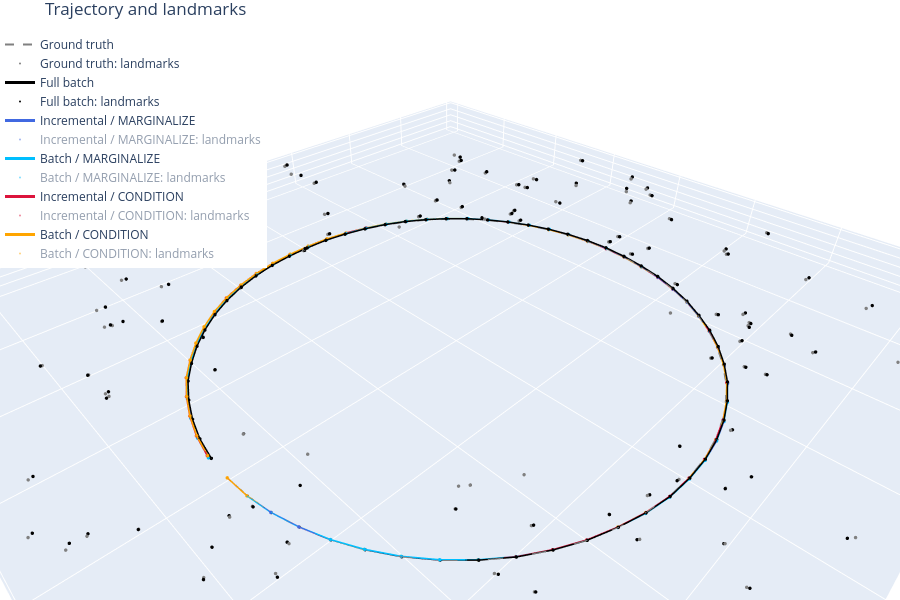

Notebook code for this chart:
### Markdown cell above
## 4. Trajectory and landmarks

The ground truth, the full batch solution, and the trajectory of each smoother and mode, in which every pose keeps its last estimate before it left the window. Smart factors have no landmark variables: a full batch landmark is the point its smart factor triangulates at the solution, and a fixed-lag landmark is the last point its smart factor triangulated while in the smoother. The printed counts name the landmarks without an estimate, those seen fewer than twice. A fixed-lag estimate comes from fewer measurements, or from poses fixed at older estimates, than the full batch one, so its median error to the truth is about twice as large. Hover over a point to see its landmark, and click a legend entry to show or hide a trace.

### Code cell
counts = np.bincount([j for frame in sim.measurements for j in frame], minlength=sim.num_landmarks)
print(f"{sim.num_landmarks} landmarks, {np.sum(counts >= 2)} of them seen at least twice; "
      f"never seen: {np.flatnonzero(counts == 0).tolist()}, seen once: {np.flatnonzero(counts == 1).tolist()}")
batch = sim.full_batch(sim.num_frames - 1)
triangulations = {j: factor.point(batch) for j, factor in sim.smart_factors(sim.num_frames - 1).items()}
estimates = {"Full batch": ("black", batch, {j: point.get() for j, point in triangulations.items() if point.valid()})}
for (name, s), color in zip(summaries.items(), ["royalblue", "deepskyblue", "crimson", "orange"]):
    estimates[name] = (color, s["trajectory"], s["landmarks"])

truth = np.array([pose.translation() for pose in sim.truth])
true_landmarks = np.array(sim.landmarks)
fig = go.Figure([
    go.Scatter3d(x=truth[:, 0], y=truth[:, 1], z=truth[:, 2], mode="lines", name="Ground truth",
                 line=dict(color="gray", width=2, dash="dash")),
    go.Scatter3d(x=true_landmarks[:, 0], y=true_landmarks[:, 1], z=true_landmarks[:, 2], mode="markers",
                 name="Ground truth: landmarks", text=[f"landmark {j}" for j in range(sim.num_landmarks)],
                 marker=dict(size=2, color="gray"))])
for name, (color, values, points) in estimates.items():
    ids = sorted(points)
    xyz = np.array([points[j] for j in ids])
    errors = np.linalg.norm(xyz - true_landmarks[ids], axis=1)
    print(f"{name}: {len(ids)} of {sim.num_landmarks} landmarks plotted, no estimate for "
          f"{sorted(set(range(sim.num_landmarks)) - set(ids))}; error to the truth: median {np.median(errors):.2f} m, "
          f"max {errors.max():.2f} m")
    poses = np.array([values.atPose3(X(i)).translation() for i in range(sim.num_frames)])
    fig.add_trace(go.Scatter3d(x=poses[:, 0], y=poses[:, 1], z=poses[:, 2], mode="lines+markers",
                               name=name, line=dict(color=color, width=3), marker=dict(size=2, color=color)))
    fig.add_trace(go.Scatter3d(x=xyz[:, 0], y=xyz[:, 1], z=xyz[:, 2], mode="markers",
                               name=f"{name}: landmarks", text=[f"landmark {j}" for j in ids],
                               marker=dict(size=2, color=color),
                               visible=True if name == "Full batch" else "legendonly"))
fig.update_layout(title="Trajectory and landmarks", height=600, legend=dict(x=0, y=1),
                  margin=dict(l=0, r=0, b=0, t=30),
                  scene=dict(xaxis_title="x (m)", yaxis_title="y (m)", zaxis_title="z (m)", aspectmode="data"))
fig.show()
